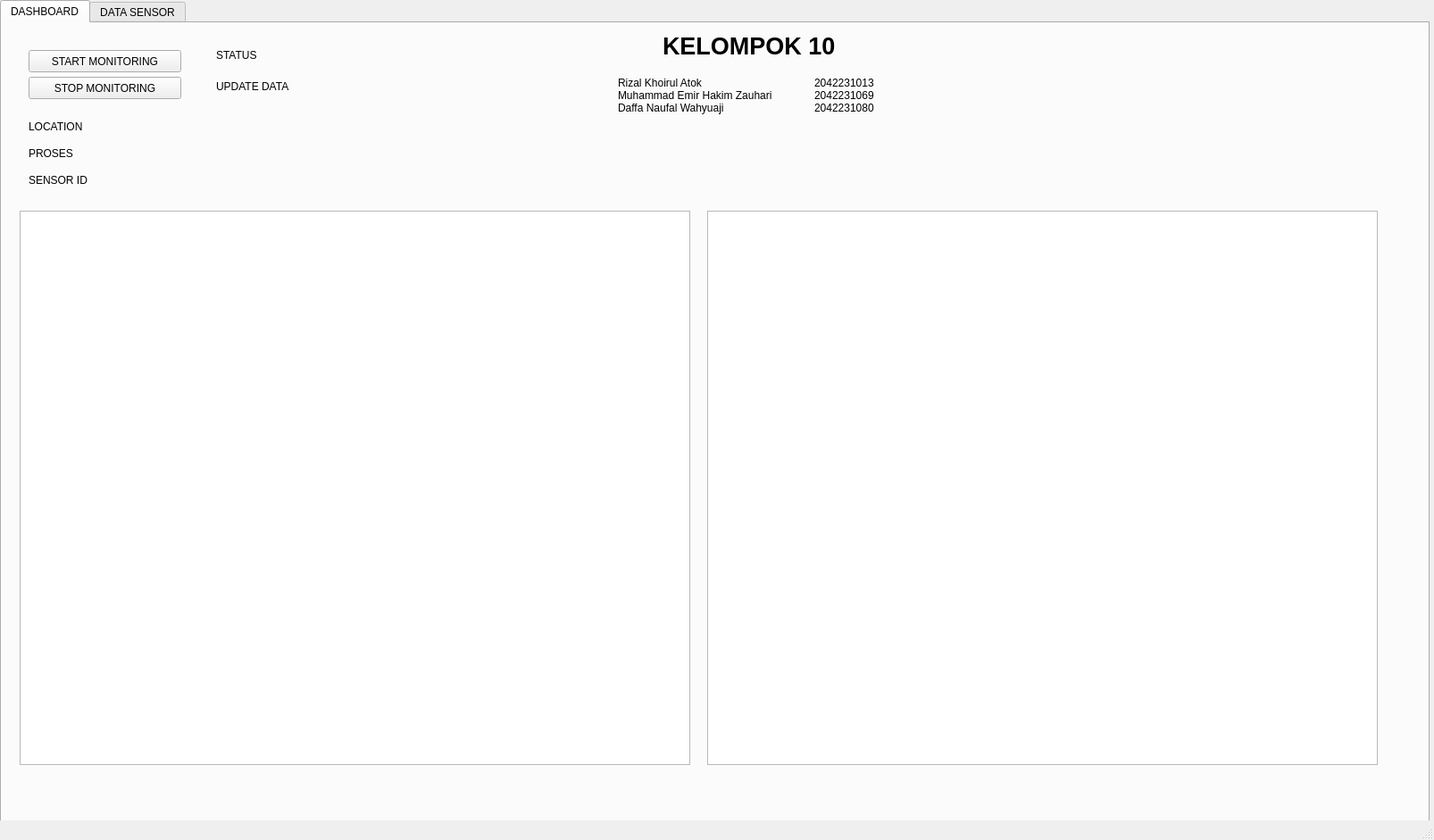
<?xml version="1.0" encoding="UTF-8"?>
<ui version="4.0">
 <class>MainWindow</class>
 <widget class="QMainWindow" name="MainWindow">
  <property name="geometry">
   <rect>
    <x>0</x>
    <y>0</y>
    <width>1606</width>
    <height>941</height>
   </rect>
  </property>
  <property name="windowTitle">
   <string>MainWindow</string>
  </property>
  <widget class="QWidget" name="centralwidget">
   <widget class="QTabWidget" name="tabWidget">
    <property name="geometry">
     <rect>
      <x>0</x>
      <y>0</y>
      <width>1601</width>
      <height>921</height>
     </rect>
    </property>
    <property name="currentIndex">
     <number>0</number>
    </property>
    <widget class="QWidget" name="dashboard">
     <attribute name="title">
      <string>DASHBOARD</string>
     </attribute>
     <widget class="QLabel" name="updateLabel">
      <property name="geometry">
       <rect>
        <x>240</x>
        <y>50</y>
        <width>541</width>
        <height>41</height>
       </rect>
      </property>
      <property name="text">
       <string>UPDATE DATA</string>
      </property>
     </widget>
     <widget class="QPushButton" name="startButton">
      <property name="geometry">
       <rect>
        <x>30</x>
        <y>30</y>
        <width>171</width>
        <height>25</height>
       </rect>
      </property>
      <property name="text">
       <string>START MONITORING</string>
      </property>
     </widget>
     <widget class="QLabel" name="locationLabel">
      <property name="geometry">
       <rect>
        <x>30</x>
        <y>100</y>
        <width>741</width>
        <height>31</height>
       </rect>
      </property>
      <property name="text">
       <string>LOCATION</string>
      </property>
     </widget>
     <widget class="QLabel" name="sensorIdLabel">
      <property name="geometry">
       <rect>
        <x>30</x>
        <y>160</y>
        <width>741</width>
        <height>31</height>
       </rect>
      </property>
      <property name="text">
       <string>SENSOR ID</string>
      </property>
     </widget>
     <widget class="QGraphicsView" name="humidityChartView">
      <property name="geometry">
       <rect>
        <x>790</x>
        <y>210</y>
        <width>751</width>
        <height>621</height>
       </rect>
      </property>
     </widget>
     <widget class="QGraphicsView" name="temperatureChartView">
      <property name="geometry">
       <rect>
        <x>20</x>
        <y>210</y>
        <width>751</width>
        <height>621</height>
       </rect>
      </property>
     </widget>
     <widget class="QPushButton" name="stopButton">
      <property name="geometry">
       <rect>
        <x>30</x>
        <y>60</y>
        <width>171</width>
        <height>25</height>
       </rect>
      </property>
      <property name="text">
       <string>STOP MONITORING</string>
      </property>
     </widget>
     <widget class="QLabel" name="processStageLabel">
      <property name="geometry">
       <rect>
        <x>30</x>
        <y>130</y>
        <width>741</width>
        <height>31</height>
       </rect>
      </property>
      <property name="text">
       <string>PROSES</string>
      </property>
     </widget>
     <widget class="QLabel" name="statusLabel">
      <property name="geometry">
       <rect>
        <x>240</x>
        <y>20</y>
        <width>541</width>
        <height>31</height>
       </rect>
      </property>
      <property name="text">
       <string>STATUS</string>
      </property>
     </widget>
     <widget class="QLabel" name="label">
      <property name="geometry">
       <rect>
        <x>740</x>
        <y>10</y>
        <width>201</width>
        <height>31</height>
       </rect>
      </property>
      <property name="font">
       <font>
        <pointsize>20</pointsize>
        <bold>true</bold>
       </font>
      </property>
      <property name="text">
       <string>KELOMPOK 10</string>
      </property>
     </widget>
     <widget class="QLabel" name="label_2">
      <property name="geometry">
       <rect>
        <x>690</x>
        <y>40</y>
        <width>191</width>
        <height>81</height>
       </rect>
      </property>
      <property name="layoutDirection">
       <enum>Qt::LayoutDirection::LeftToRight</enum>
      </property>
      <property name="text">
       <string>Rizal Khoirul Atok
Muhammad Emir Hakim Zauhari
Daffa Naufal Wahyuaji</string>
      </property>
     </widget>
     <widget class="QLabel" name="label_3">
      <property name="geometry">
       <rect>
        <x>910</x>
        <y>40</y>
        <width>191</width>
        <height>81</height>
       </rect>
      </property>
      <property name="layoutDirection">
       <enum>Qt::LayoutDirection::LeftToRight</enum>
      </property>
      <property name="text">
       <string>2042231013
2042231069
2042231080</string>
      </property>
     </widget>
    </widget>
    <widget class="QWidget" name="tab_2">
     <attribute name="title">
      <string>DATA SENSOR</string>
     </attribute>
     <widget class="QTableWidget" name="tableWidget">
      <property name="geometry">
       <rect>
        <x>10</x>
        <y>90</y>
        <width>1551</width>
        <height>771</height>
       </rect>
      </property>
     </widget>
     <widget class="QLabel" name="judulTAbel">
      <property name="geometry">
       <rect>
        <x>670</x>
        <y>20</y>
        <width>291</width>
        <height>41</height>
       </rect>
      </property>
      <property name="font">
       <font>
        <pointsize>20</pointsize>
       </font>
      </property>
      <property name="text">
       <string>DATA SENSOR SHT20</string>
      </property>
     </widget>
    </widget>
   </widget>
  </widget>
  <widget class="QMenuBar" name="menubar">
   <property name="geometry">
    <rect>
     <x>0</x>
     <y>0</y>
     <width>1606</width>
     <height>22</height>
    </rect>
   </property>
  </widget>
  <widget class="QStatusBar" name="statusbar"/>
 </widget>
 <resources/>
 <connections/>
</ui>
